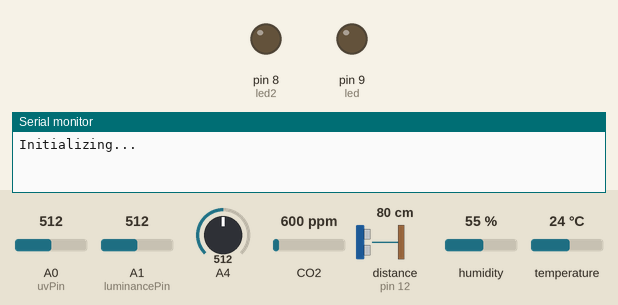
A sketch run on a simulated Arduino Uno, built with avr-gcc and run on an emulated ATmega328P. On the bench: output pins drawn as LEDs (lit = HIGH), the last lines printed to the serial monitor. The test bench sets the inputs (shaded band); at power-on: A0 (uvPin) = 512, A1 (luminancePin) = 512, A4 = 512, CO2 600 ppm, distance to the obstacle (sensor on pin 12) 80 cm, humidity 55 %, temperature 24 °C. The echo pulse lasts 58.3 µs per cm; the modem accepts every AT command (registered, SIM ready, sends succeed) and sends nothing else; pins used as bus, display or sensor lines are not drawn.

Above: at 0.1 s.
At 36.9 s:
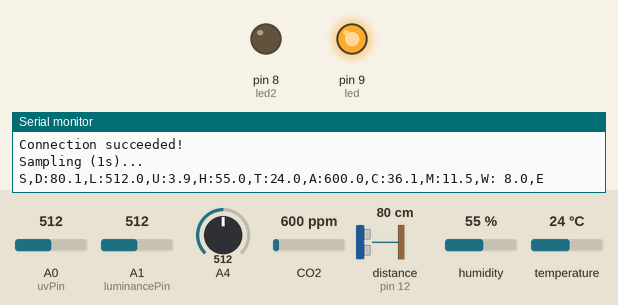
Timing chart, 0 to 38.4 s (numbered marks = the images above):
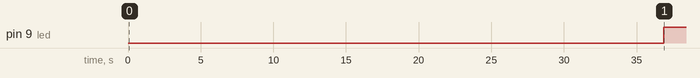

The sketch:

Final.ino
```cpp
#include <stdlib.h>
#include <SoftwareSerial.h>
#include <DHT.h>
#include <Wire.h>
#include <Adafruit_Sensor.h>
#define SSID "329A2.4GHz"
#define PASS "8888Fang"
#include "MQ135.h"
const int ANALOGPIN = 2;
MQ135 gasSensor = MQ135(ANALOGPIN);
//#define SSID "UCInet Mobile Access"
//#define PASS ""
#define IP "api.thingspeak.com"
#define trigPin 13
#define echoPin 12
#define led 9
#define led2 8
#define DHTPIN 2      // Digital pin connected to the DHT sensor
#define DHTTYPE DHT22 // DHT 22  (AM2302), AM2321

/************************mq2sensor************************************/
/************************Hardware Related Macros************************************/
#define MQ2PIN (4)                      //define which analog input channel you are going to use
#define RL_VALUE_MQ2 (1)                //define the load resistance on the board, in kilo ohms
#define RO_CLEAN_AIR_FACTOR_MQ2 (9.577) //RO_CLEAR_AIR_FACTOR=(Sensor resistance in clean air)/RO,
                                        //which is derived from the chart in datasheet

/***********************Software Related Macros************************************/
#define CALIBARAION_SAMPLE_TIMES (50)     //define how many samples you are going to take in the calibration phase
#define CALIBRATION_SAMPLE_INTERVAL (500) //define the time interal(in milisecond) between each samples in the \
                                          //cablibration phase
#define READ_SAMPLE_INTERVAL (50)         //define how many samples you are going to take in normal operation
#define READ_SAMPLE_TIMES (5)             //define the time interal(in milisecond) between each samples in \
                                          //normal operation

/**********************Application Related Macros**********************************/
#define GAS_HYDROGEN (0)
#define GAS_LPG (1)
#define GAS_METHANE (2)
#define GAS_CARBON_MONOXIDE (3)
#define GAS_ALCOHOL (4)
#define GAS_SMOKE (5)
#define GAS_PROPANE (6)
#define accuracy (0) //for linearcurves
//#define         accuracy                    (1)   //for nonlinearcurves, un comment this line and comment the above line if calculations
//are to be done using non linear curve equations
/*****************************Globals************************************************/
float Ro = 0; //Ro is initialized to 10 kilo ohms

String GET = "GET /update?key=your_key&field1="; //replace ZZZZZ by your ThingSpeak channel write key
SoftwareSerial monitor(10, 11);                          //Serial communication to ESP8266 module (RX, TX)

DHT dht(DHTPIN, DHTTYPE);

//Variables
int luminancePin = A1;
int uvPin = A0;
unsigned long starttime;
unsigned long sampletime_ms = 1000;
unsigned long delay_time = 60000;
int failNum = 0;

//setup
void setup()
{
    //start serial communications
    Serial.begin(9600);
    monitor.begin(9600);
    //configure Arduino pins
    Serial.println("Initializing...");
    pinMode(trigPin, OUTPUT);
    pinMode(echoPin, INPUT);
    pinMode(led, OUTPUT);
    pinMode(led2, OUTPUT);

    //communication with wifi module
    //monitor.flush();
    monitor.println("AT+RESTORE");
    monitor.println("AT");
    monitor.println("AT+CWMODE=4");
    delay(2000);
    monitor.flush();
    //String ip = "AT+CIFSR";
    //monitor.println(ip);
    //Serial.print("ip is ");

    Serial.print("Calibrating MQ2...\n");
    Ro = MQCalibration(MQ2PIN); //Calibrating the sensor. Please make sure the sensor is in clean air
                                //when you perform the calibration
    Serial.print("MQ2 Calibration is done...\n");
    Serial.print("Ro=");
    Serial.print(Ro);
    Serial.print("kohm");
    Serial.print("\n");

    // Loop through all the data returned
    while (monitor.available())
    {
        // The esp has data so display its output to the serial window
        char c = monitor.read(); // read the next character.
        Serial.write(c);
    }
    Serial.println("");

    if (monitor.find("OK"))
    {
        Serial.println("Communication with ESP8266 module: OK");
    }
    else
    {
        Serial.println("ESP8266 module ERROR");
    }

    //connect wifi router
    connectWiFi();

    Serial.print("Sampling (");
    Serial.print(sampletime_ms / 1000);
    Serial.println("s)...");

    //initialize timer
    starttime = millis();

    dht.begin();
}

void loop()
{

    //5 seconds cicle
    if ((millis() - starttime) >= sampletime_ms)
    {
        //read other sensors
        char buffer[10];

        //light sensor
        float luminance = analogRead(luminancePin);

        //UV sensor
        float uv = analogRead(uvPin);
        uv = uv * 0.0049; //convert values to volts
        uv = uv * 307;    //convert to mW/m²
        uv = uv / 200;    //calculate UV index

        //MQ-9
        //float sensor_volt;
        //float RS_gas;
        //float ratio;
        //-Replace the name "R0" with the value of R0 in the demo of First Test -/
        //float R0 = 2.05;
        //int sensorValueGas = analogRead(A2);
        //sensor_volt = ((float)sensorValueGas / 1024) * 5.0;
        //RS_gas = (5.0 - sensor_volt) / sensor_volt; // Depend on RL on yor module
        //ratio = RS_gas / R0;                        // ratio = RS/R0
        //------------------------------------------------------------/
        float ratio = gasSensor.getPPM();

        // Reading temperature or humidity takes about 250 milliseconds!
        // Sensor readings may also be up to 2 seconds 'old' (its a very slow sensor)
        float humidity = dht.readHumidity();
        // Read temperature as Celsius (the default)
        float temperature = dht.readTemperature();
        // Compute heat index in Celsius (isFahreheit = false)
        float heat = dht.computeHeatIndex(temperature, humidity, false);

        // Check if any reads failed and exit early (to try again).
        if (isnan(humidity) || isnan(temperature))
        {
            Serial.println(F("Failed to read from DHT sensor!"));
            return;
        }

        // Compute gases
        float methane = MQGetGasPercentage(MQRead(MQ2PIN) / Ro, GAS_METHANE);
        float co = MQGetGasPercentage(MQRead(MQ2PIN) / Ro, GAS_CARBON_MONOXIDE);
        float alcohol = MQGetGasPercentage(MQRead(MQ2PIN) / Ro, GAS_ALCOHOL);

        // Serial.print("HYDROGEN:");
        // Serial.print(MQGetGasPercentage(MQRead(MQ2PIN) / Ro, GAS_HYDROGEN));
        // Serial.print("ppm");
        // Serial.print("    ");
        // Serial.print("LPG:");
        // Serial.print(MQGetGasPercentage(MQRead(MQ2PIN) / Ro, GAS_LPG));
        // Serial.print("ppm");
        // Serial.print("    ");
        // Serial.print("METHANE:");
        // Serial.print(MQGetGasPercentage(MQRead(MQ2PIN) / Ro, GAS_METHANE));
        // Serial.print("ppm");
        // Serial.print("    ");
        // Serial.print("CARBON_MONOXIDE:");
        // Serial.print(MQGetGasPercentage(MQRead(MQ2PIN) / Ro, GAS_CARBON_MONOXIDE));
        // Serial.print("ppm");
        // Serial.print("    ");
        // Serial.print("ALCOHOL:");
        // Serial.print(MQGetGasPercentage(MQRead(MQ2PIN) / Ro, GAS_ALCOHOL));
        // Serial.print("ppm");
        // Serial.print("    ");
        // Serial.print("SMOKE:");
        // Serial.print(MQGetGasPercentage(MQRead(MQ2PIN) / Ro, GAS_SMOKE));
        // Serial.print("ppm");
        // Serial.print("    ");
        // Serial.print("PROPANE:");
        // Serial.print(MQGetGasPercentage(MQRead(MQ2PIN) / Ro, GAS_PROPANE));
        // Serial.print("ppm");
        // Serial.print("\n");

                //distance measure
        long duration;
        float distance = 0.;
        digitalWrite(trigPin, LOW); // Added this line
        //delayMicroseconds(2);       // Added this line
        digitalWrite(trigPin, HIGH);
        //  delayMicroseconds(1000); - Removed this line
        //delayMicroseconds(10); // Added this line
        digitalWrite(trigPin, LOW);
        duration = pulseIn(echoPin, HIGH);
        distance = (duration / 2) / 29.1;
        if (distance < 4 || distance > 15)
        {                            // This is where the LED On/Off happens
            digitalWrite(led, HIGH); // When the Red condition is met, the Green LED should turn off
            digitalWrite(led2, LOW);
        }
        else
        {
            digitalWrite(led, LOW);
            digitalWrite(led2, HIGH);
        }

        //convert sensor values to strings
        String totalStr = "S,D:";
        String distanceStr = dtostrf(distance, 3, 1, buffer);
        totalStr += distanceStr;
        String luminanceStr = dtostrf(luminance, 4, 1, buffer);
        luminanceStr.replace(" ", "");
        totalStr += ",L:";
        totalStr += luminanceStr;
        String uvStr = dtostrf(uv, 4, 1, buffer);
        uvStr.replace(" ", "");
        totalStr += ",U:";
        totalStr += uvStr;
        String humidityStr = dtostrf(humidity, 4, 1, buffer);
        humidityStr.replace(" ", "");
        totalStr += ",H:";
        totalStr += humidityStr;
        String temperatureStr = dtostrf(temperature, 4, 1, buffer);
        temperatureStr.replace(" ", "");
        totalStr += ",T:";
        totalStr += temperatureStr;
        String ratioStr = dtostrf(ratio, 4, 1, buffer);
        ratioStr.replace(" ", "");
        totalStr += ",A:";
        totalStr += ratioStr;
        String coStr = dtostrf(co, 4, 1, buffer);
        totalStr += ",C:";
        totalStr += coStr;
        String meStr = dtostrf(methane, 4, 1, buffer);
        totalStr += ",M:";
        totalStr += meStr;
        String wiStr = dtostrf(alcohol, 4, 1, buffer);
        totalStr += ",W:";
        totalStr += wiStr;
        totalStr += ",E";
        Serial.print(totalStr);

        //send data to ThingSpeak
        updateSensors(luminanceStr, uvStr, humidityStr, temperatureStr, ratioStr, coStr, meStr, wiStr);

        // Serial.print(F("luminance: "));
        // Serial.print(luminance);
        // Serial.print(F("Humidity: "));
        // Serial.print(humidity);
        // Serial.print(F("%  Temperature: "));
        // Serial.print(temperature);
        // Serial.print(F("°C "));
        // Serial.print(F("Heat index: "));
        // Serial.print(heat);
        // Serial.print(F("°C "));

        // Serial.print("uv index = ");
        // Serial.println(uv);

        // Serial.print(" AirQ = ");
        // Serial.println(ratio);


        //wait next sampling cycle
        // Serial.print("Wait ");
        // Serial.print(delay_time / 1000);
        // Serial.println("s for next sampling");
        // Serial.println();
        // delay(delay_time);

        //initialize new cycle
        // Serial.println();
        // Serial.print("Sampling (");
        // Serial.print(sampletime_ms / 1000);
        // Serial.println("s)...");
        starttime = millis();
    }
}

//Send data to ThingSpeak
void updateSensors(String luminanceStr, String uvStr, String humidityStr, String temperatureStr, String ratioStr, String coStr, String meStr, String wiStr)
{

    String cmd = "AT+CIPSTART=\"TCP\",\"";
    cmd += IP;
    cmd += "\",80";
    monitor.println(cmd);
    delay(2000);

    cmd = GET;
    cmd += luminanceStr;
    cmd += "&field2=";
    cmd += humidityStr;
    cmd += "&field3=";
    cmd += temperatureStr;
    cmd += "&field4=";
    cmd += uvStr;
    cmd += "&field5=";
    cmd += coStr;
    cmd += "&field6=";
    cmd += ratioStr;
    cmd += "&field7=";
    cmd += meStr;
    cmd += "&field8=";
    cmd += wiStr;
    cmd += "\r\n";
    delay(1000);
    int strsize = cmd.length();
    monitor.println("AT+CIPSEND=" + String(strsize));
    delay(2000);

    monitor.print(cmd);
    if (monitor.find("OK"))
    {
        Serial.println("Transmission completed with success");
    }
    else
    {
        Serial.println("Transmission failed!");
        failNum++;
        if (failNum > 100)
        {
            if (connectWiFi())
            {
                failNum = 0;
            }
        }
    }
}

void sendDebug(String cmd)
{
    Serial.print("SEND: ");
    Serial.println(cmd);
    monitor.println(cmd);
}

boolean connectWiFi()
{
    Serial.println("Connecting wi-fi...");
    String cmd = "AT+CWMODE=3";
    monitor.println(cmd);
    delay(2000);
    monitor.flush(); //clear buffer
    cmd = "AT+CWJAP=\"";
    cmd += SSID;
    cmd += "\",\"";
    cmd += PASS;
    cmd += "\"";
    monitor.println(cmd);
    delay(5000);

    if (monitor.find("OK"))
    {
        Serial.println("Connection succeeded!");
        return true;
    }
    else
    {
        Serial.println("Connection failed!");
        return false;
    }
    Serial.println();
}

/****************** MQResistanceCalculation ****************************************
Input:   raw_adc - raw value read from adc, which represents the voltage
Output:  the calculated sensor resistance
Remarks: The sensor and the load resistor forms a voltage divider. Given the voltage
         across the load resistor and its resistance, the resistance of the sensor
         could be derived.
************************************************************************************/
float MQResistanceCalculation(int raw_adc)
{
    return (((float)RL_VALUE_MQ2 * (1023 - raw_adc) / raw_adc));
}

/***************************** MQCalibration ****************************************
Input:   mq_pin - analog channel
Output:  Ro of the sensor
Remarks: This function assumes that the sensor is in clean air. It use
         MQResistanceCalculation to calculates the sensor resistance in clean air
         and then divides it with RO_CLEAN_AIR_FACTOR. RO_CLEAN_AIR_FACTOR is about
         10, which differs slightly between different sensors.
************************************************************************************/
float MQCalibration(int mq_pin)
{
    int i;
    float RS_AIR_val = 0, r0;

    for (i = 0; i < CALIBARAION_SAMPLE_TIMES; i++)
    { //take multiple samples
        RS_AIR_val += MQResistanceCalculation(analogRead(mq_pin));
        delay(CALIBRATION_SAMPLE_INTERVAL);
    }
    RS_AIR_val = RS_AIR_val / CALIBARAION_SAMPLE_TIMES; //calculate the average value

    r0 = RS_AIR_val / RO_CLEAN_AIR_FACTOR_MQ2; //RS_AIR_val divided by RO_CLEAN_AIR_FACTOR yields the Ro
                                               //according to the chart in the datasheet

    return r0;
}

/*****************************  MQRead *********************************************
Input:   mq_pin - analog channel
Output:  Rs of the sensor
Remarks: This function use MQResistanceCalculation to caculate the sensor resistenc (Rs).
         The Rs changes as the sensor is in the different consentration of the target
         gas. The sample times and the time interval between samples could be configured
         by changing the definition of the macros.
************************************************************************************/
float MQRead(int mq_pin)
{
    int i;
    float rs = 0;

    for (i = 0; i < READ_SAMPLE_TIMES; i++)
    {
        rs += MQResistanceCalculation(analogRead(mq_pin));
        delay(READ_SAMPLE_INTERVAL);
    }

    rs = rs / READ_SAMPLE_TIMES;

    return rs;
}

/*****************************  MQGetGasPercentage **********************************
Input:   rs_ro_ratio - Rs divided by Ro
         gas_id      - target gas type
Output:  ppm of the target gas
Remarks: This function uses different equations representing curves of each gas to
         calculate the ppm (parts per million) of the target gas.
************************************************************************************/
float MQGetGasPercentage(float rs_ro_ratio, int gas_id)
{
    if (accuracy == 0)
    {
        if (gas_id == GAS_HYDROGEN)
        {
            return (pow(10, ((-2.109 * (log10(rs_ro_ratio))) + 2.983)));
        }
        else if (gas_id == GAS_LPG)
        {
            return (pow(10, ((-2.123 * (log10(rs_ro_ratio))) + 2.758)));
        }
        else if (gas_id == GAS_METHANE)
        {
            return (pow(10, ((-2.622 * (log10(rs_ro_ratio))) + 3.635)));
        }
        else if (gas_id == GAS_CARBON_MONOXIDE)
        {
            return (pow(10, ((-2.955 * (log10(rs_ro_ratio))) + 4.457)));
        }
        else if (gas_id == GAS_ALCOHOL)
        {
            return (pow(10, ((-2.692 * (log10(rs_ro_ratio))) + 3.545)));
        }
        else if (gas_id == GAS_SMOKE)
        {
            return (pow(10, ((-2.331 * (log10(rs_ro_ratio))) + 3.596)));
        }
        else if (gas_id == GAS_PROPANE)
        {
            return (pow(10, ((-2.174 * (log10(rs_ro_ratio))) + 2.799)));
        }
    }

    else if (accuracy == 1)
    {
        if (gas_id == GAS_HYDROGEN)
        {
            return (pow(10, ((-2.109 * (log10(rs_ro_ratio))) + 2.983)));
        }
        else if (gas_id == GAS_LPG)
        {
            return (pow(10, ((-2.123 * (log10(rs_ro_ratio))) + 2.758)));
        }
        else if (gas_id == GAS_METHANE)
        {
            return (pow(10, ((-2.622 * (log10(rs_ro_ratio))) + 3.635)));
        }
        else if (gas_id == GAS_CARBON_MONOXIDE)
        {
            return (pow(10, ((-2.955 * (log10(rs_ro_ratio))) + 4.457)));
        }
        else if (gas_id == GAS_ALCOHOL)
        {
            return (pow(10, ((-2.692 * (log10(rs_ro_ratio))) + 3.545)));
        }
        else if (gas_id == GAS_SMOKE)
        {
            return (pow(10, (-0.976 * pow((log10(rs_ro_ratio)), 2) - 2.018 * (log10(rs_ro_ratio)) + 3.617)));
        }
        else if (gas_id == GAS_PROPANE)
        {
            return (pow(10, ((-2.174 * (log10(rs_ro_ratio))) + 2.799)));
        }
    }
    return 0.;
}
```

Measured:
- by itself, pin 9 (led): LOW → HIGH at 36.9 s
